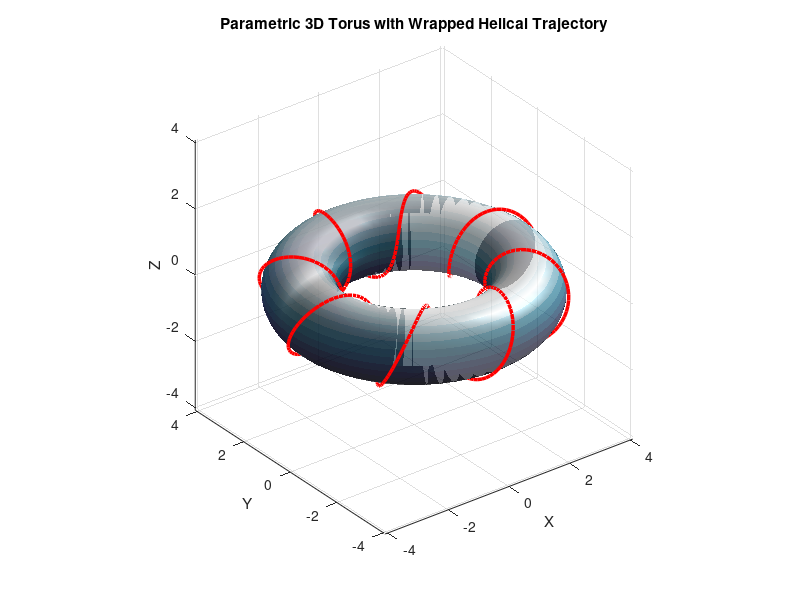

MATLAB code for this plot:
%% ========================================================================
%% TEST 3: 3D Parametric Torus & Helical Curve (test03_parametric_3d.m)
%% ========================================================================
clear; clc; close all;
R = 3; r = 1;
[u, v] = meshgrid(linspace(0, 2*pi, 60), linspace(0, 2*pi, 30));
X = (R + r * cos(v)) .* cos(u);
Y = (R + r * cos(v)) .* sin(u);
Z = r * sin(v);

% Helical trajectory wrapped around the torus
t = linspace(0, 2*pi, 400);
hx = (R + (r + 0.08) * cos(8 * t)) .* cos(t);
hy = (R + (r + 0.08) * cos(8 * t)) .* sin(t);
hz = (r + 0.08) * sin(8 * t);

figure('Name', 'Test 3: 3D Parametric Geometry', 'NumberTitle', 'off');
surf(X, Y, Z, 'FaceAlpha', 0.65, 'EdgeColor', 'none'); hold on;
plot3(hx, hy, hz, 'r-', 'LineWidth', 2.5);
colormap('ocean');
light; lighting gouraud;
axis equal; grid on;
title('Parametric 3D Torus with Wrapped Helical Trajectory');
xlabel('X'); ylabel('Y'); zlabel('Z');
